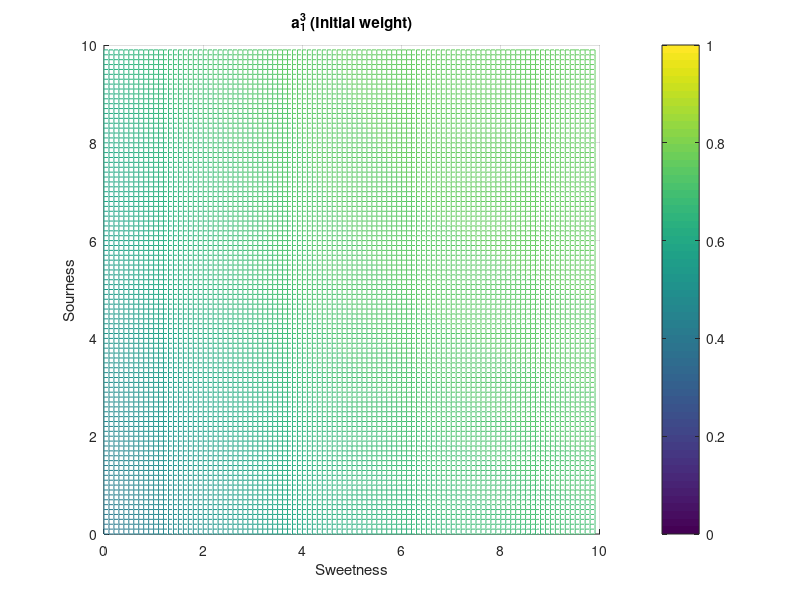
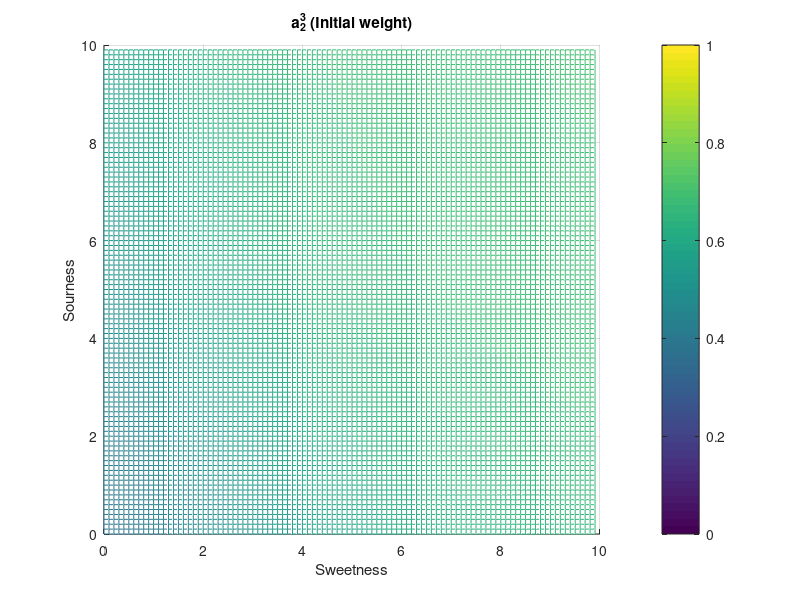

Recreate these plots in MATLAB, in order. (Note: this script raises an error after producing the figures.)
clear all;
close all;

%  k=[8 8 5 5 6 1;
%     8 5 8 5 6 1];
%  t=[1 0 0 0 1 1;
%     0 1 1 1 0 0];
%
% k=[8 8 5 5 2 9 6 4;
%    8 5 8 5 2 9 3 6];
% t=[1 0 0 0 1 1 1 0;
%    0 1 1 1 0 0 0 1];

%  k=[8 8 5 5 2;
%     8 5 8 5 2];
%  t=[1 0 0 0 1;
%     0 1 1 1 0];

 k=[8 8 5 5 3;
    8 5 8 5 3];		%input matrix for supervisor data
% Labeled output
 t=[1 0 0 0 1;
    0 1 1 1 0];

% Initialization values of weights (Hidden layer and Output layer)
w2=[0.1 0.4;
    0.3 0.5;
    0.6 0.1];	%	hidden layer's weight matrix for supervisor data

w3=[0.7 0.2 1.3;
    0.2 0.5 1.1];	% output layer's weight matrix for supervisor data

% Initialization values of bias (Hidden layer and Output layer) 
b2=[-1;
    -1;
    -1];

%b_2=randn(32,1);
b3=[-1;
    -1];

%b_3=randn(3,1);

% Step size
eta = 0.2
%Learning rate. If the learning rate is too high, the updated coefficient becomes too large and the cost may not decrease

%%
% Forward Process (Initial weight)
[sweet,sour]=meshgrid(0:0.1:9.9, 0:0.1:9.9);
X = [reshape(sweet,1,100*100); reshape(sour,1,100*100)];
z2 = w2 * X + b2*ones(1,size(X,2));			    % input weight for hidden layer
a2= 1./(1+exp(-z2));                            % output for hidden layer
z3 = w3 * a2 + b3*ones(1,size(X,2));		    % input weight for output layer
a3= 1./(1+exp(-z3));                            % output for output layer

% Plot figure
figure(1); 
mesh([0:0.1:9.9],[0:0.1:9.9],reshape(a3(1,:),100,100));
zlim([0 1]); view([0 90]);
grid('on'); hold('all');
title('a^3_1 (Initial weight)');
xlabel('Sweetness'); ylabel('Sourness');
colorbar(); caxis([0 1]);

% Plot figure
figure(2); 
mesh([0:0.1:9.9],[0:0.1:9.9],reshape(a3(2,:),100,100));
zlim([0 1]); view([0 90]);
grid('on'); hold('all');
title('a^3_2 (Initial weight)');
xlabel('Sweetness'); ylabel('Sourness');
colorbar(); caxis([0 1]);
%%

[w2,w3,b2,b3] = Back_propagation(k,w2,w3,b2,b3,t,eta);	% Learning

%%
% Forward Process (Final weight)
[sweet,sour]=meshgrid(0:0.1:9.9, 0:0.1:9.9);
X = [reshape(sweet,1,100*100); reshape(sour,1,100*100)];
z2 = w2 * X + b2*ones(1,size(X,2));			        % input weight for hidden layer
a2= 1./(1+exp(-z2));                            	% output for hidden layer
z3 = w3 * a2 + b3*ones(1,size(X,2));			    % input weight for output layer
a3= 1./(1+exp(-z3));                            	% output for output layer

% Plot figure
figure(3); 
mesh([0:0.1:9.9],[0:0.1:9.9],reshape(a3(1,:),100,100));
zlim([0 1]); view([0 90]);
grid('on'); hold('all');
title('a^3_1 (Final weight)');
xlabel('Sweetness'); ylabel('Sourness');
colorbar(); caxis([0 1]);

% Plot figure
figure(4); 
mesh([0:0.1:9.9],[0:0.1:9.9],reshape(a3(2,:),100,100));
zlim([0 1]); view([0 90]);
grid('on'); hold('all');
title('a^3_2 (Final weight)');
xlabel('Sweetness'); ylabel('Sourness');
colorbar(); caxis([0 1]);
